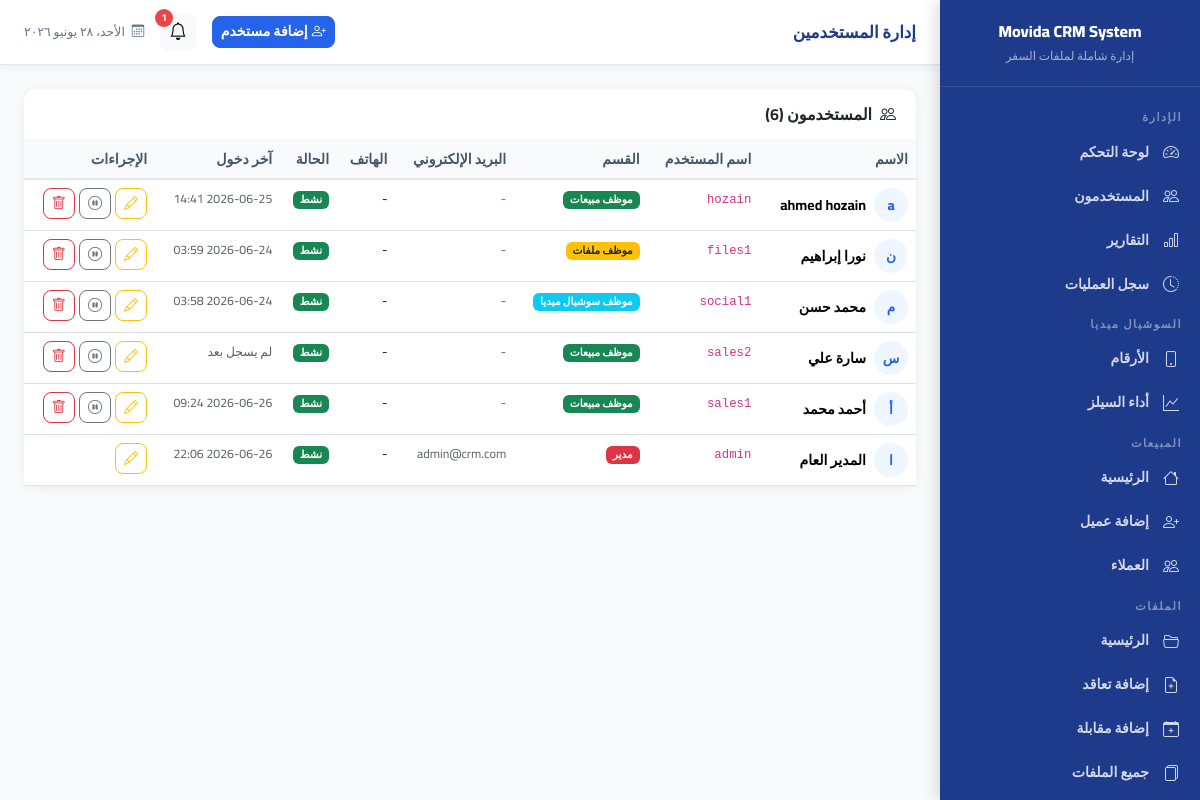
Page /admin/users (signed in) on the committed database.
### models/user.py (models this page shows, shortened)
class User(UserMixin, db.Model):
    __tablename__ = 'users'
    id = db.Column(db.Integer, primary_key=True)
    username = db.Column(db.String(80), unique=True, nullable=False, index=True)
    password_hash = db.Column(db.String(255), nullable=False)
    full_name = db.Column(db.String(120), nullable=False)
    role = db.Column(db.String(20), nullable=False)  # admin, sales, social, files
    email = db.Column(db.String(120), unique=True, nullable=True)
    phone = db.Column(db.String(20), nullable=True)
    is_active = db.Column(db.Boolean, default=True)
    created_at = db.Column(db.DateTime, default=datetime.now)
    last_login = db.Column(db.DateTime, nullable=True)
    social_numbers = db.relationship('SocialNumber', backref='employee', lazy='dynamic', foreign_keys='SocialNumber.employee_id')
    customers = db.relationship('Customer', backref='sales_employee', lazy='dynamic', foreign_keys='Customer.sales_employee_id')
    logs = db.relationship('ActivityLog', backref='user', lazy='dynamic')
    def get_role_display(self):
        roles = {'admin': 'مدير', 'sales': 'موظف مبيعات', 'social': 'موظف سوشيال ميديا', 'files': 'موظف ملفات'}
        return roles.get(self.role, self.role)

### routes/admin.py (the view)
@admin_bp.route('/users')
@admin_required
def users():
    all_users = User.query.order_by(User.created_at.desc()).all()
    return render_template('admin/users.html', users=all_users)

### routes/admin.py (called while the page is built)
def admin_required(f):
    @wraps(f)
    def decorated(*args, **kwargs):
        if current_user.role != 'admin':
            flash('هذه الصفحة للمديرين فقط', 'danger')
            return redirect(url_for('auth.dashboard'))
        return f(*args, **kwargs)
    return login_required(decorated)

### templates/admin/users.html (shortened to what this page needs)
{% extends 'base.html' %}
{% block page_title %}إدارة المستخدمين{% endblock %}
{% block topbar_actions %}
<a href="{{ url_for('admin.add_user') }}" class="btn btn-primary btn-sm">
    <i class="bi bi-person-plus me-1"></i>إضافة مستخدم
</a>
{% endblock %}
{% block content %}
<div class="card">
    <div class="card-header">
        <h6 class="mb-0 fw-bold"><i class="bi bi-people me-2"></i>المستخدمون ({{ users|length }})</h6>
    </div>
    <div class="card-body p-0">
        <div class="table-responsive">
            <table class="table table-hover mb-0">
                <thead>
                    <tr>
                        <th>الاسم</th>
                        <th>اسم المستخدم</th>
                        <th>القسم</th>
                        <th>البريد الإلكتروني</th>
                        <th>الهاتف</th>
                        <th>الحالة</th>
                        <th>آخر دخول</th>
                        <th>الإجراءات</th>
                    </tr>
                </thead>
                <tbody>
                    {% for u in users %}
                    <tr {% if not u.is_active %}style="opacity:0.6;"{% endif %}>
                        <td>
                            <div class="d-flex align-items-center gap-2">
                                <div style="width:34px;height:34px;border-radius:50%;background:#EFF6FF;display:flex;align-items:center;justify-content:center;color:#2563EB;font-weight:800;font-size:0.85rem;">
                                    {{ u.full_name[0] }}
                                </div>
                                <strong>{{ u.full_name }}</strong>
                            </div>
                        </td>
                        <td><code>{{ u.username }}</code></td>
                        <td>
                            {% set role_badges = {'admin': 'bg-danger', 'sales': 'bg-success', 'social': 'bg-info', 'files': 'bg-warning text-dark'} %}
                            <span class="badge {{ role_badges.get(u.role, 'bg-secondary') }}">{{ u.get_role_display() }}</span>
                        </td>
                        <td><small class="text-muted">{{ u.email or '-' }}</small></td>
                        <td><small>{{ u.phone or '-' }}</small></td>
                        <td>
                            <span class="badge {{ 'bg-success' if u.is_active else 'bg-secondary' }}">
                                {{ 'نشط' if u.is_active else 'موقوف' }}
                            </span>
                        </td>
                        <td><small class="text-muted">{{ u.last_login.strftime('%Y-%m-%d %H:%M') if u.last_login else 'لم يسجل بعد' }}</small></td>
                        <td>
                            <div class="d-flex gap-1">
                                <a href="{{ url_for('admin.edit_user', user_id=u.id) }}" class="btn btn-outline-warning btn-sm" title="تعديل">
                                    <i class="bi bi-pencil"></i>
                                </a>
                                {% if u.id != current_user.id %}
                                <form method="POST" action="{{ url_for('admin.toggle_user', user_id=u.id) }}" class="d-inline">
                                    <button type="submit" class="btn {{ 'btn-outline-secondary' if u.is_active else 'btn-outline-success' }} btn-sm"
                                        title="{{ 'إيقاف' if u.is_active else 'تفعيل' }}"
                                        data-toggle-text="{{ 'إيقاف' if u.is_active else 'تفعيل' }}"
                                        onclick="return confirm(this.dataset.toggleText + ' هذا المستخدم؟')">
                                        <i class="bi {{ 'bi-pause-circle' if u.is_active else 'bi-play-circle' }}"></i>
                                    </button>
                                </form>
                                <form method="POST" action="{{ url_for('admin.delete_user', user_id=u.id) }}" class="d-inline">
                                    <button type="submit" class="btn btn-outline-danger btn-sm" title="حذف" onclick="return confirm('حذف هذا المستخدم نهائياً؟')">
                                        <i class="bi bi-trash"></i>
                                    </button>
                                </form>
                                {% endif %}
                            </div>
                        </td>
                    </tr>
                    {% endfor %}
                </tbody>
            </table>
        </div>
    </div>
</div>
{% endblock %}

### templates/base.html (style rules this page uses)
:root { --primary: #1E3A8A; --secondary: #2563EB; --success: #10B981; --warning: #F59E0B; --danger: #EF4444; --bg: #F8FAFC; --card-bg: #FFFFFF; --sidebar-width: 260px; --topbar-height: 65px; }
* { font-family: 'Cairo', sans-serif; }
body { background: var(--bg); margin: 0; }
.card { border: none; border-radius: 12px; box-shadow: 0 2px 12px rgba(0,0,0,0.06); }
.card-header { background: transparent; border-bottom: 1px solid #F1F5F9; padding: 16px 20px; }
.table { font-size: 0.88rem; }
.table thead th { background: #F8FAFC; color: #475569; font-weight: 700; border-bottom: 2px solid #E2E8F0; }
.btn { border-radius: 8px; font-weight: 600; font-size: 0.88rem; }
.btn-primary { background: var(--secondary); border-color: var(--secondary); }

### rows in the picture
User: full_name "a", full_name "ahmed hozain", username "hozain", role "موظف مبيعات", email "-", phone "-", is_active "نشط", last_login "2026-06-25 14:41"
User: full_name "ن", full_name "نورا إبراهيم", username "files1", role "موظف ملفات", email "-", phone "-", is_active "نشط", last_login "2026-06-24 03:59"
User: full_name "م", full_name "محمد حسن", username "social1", role "موظف سوشيال ميديا", email "-", phone "-", is_active "نشط", last_login "2026-06-24 03:58"
User: full_name "س", full_name "سارة علي", username "sales2", role "موظف مبيعات", email "-", phone "-", is_active "نشط", last_login "لم يسجل بعد"
User: full_name "أ", full_name "أحمد محمد", username "sales1", role "موظف مبيعات", email "-", phone "-", is_active "نشط", last_login "2026-06-26 09:24"
User: full_name "ا", full_name "المدير العام", username "admin", role "مدير", email "admin@crm.com", phone "-", is_active "نشط", last_login "2026-06-26 22:06"

### other values in the picture
{{ notif_count }} "1"
{{ users|length }} "6"
